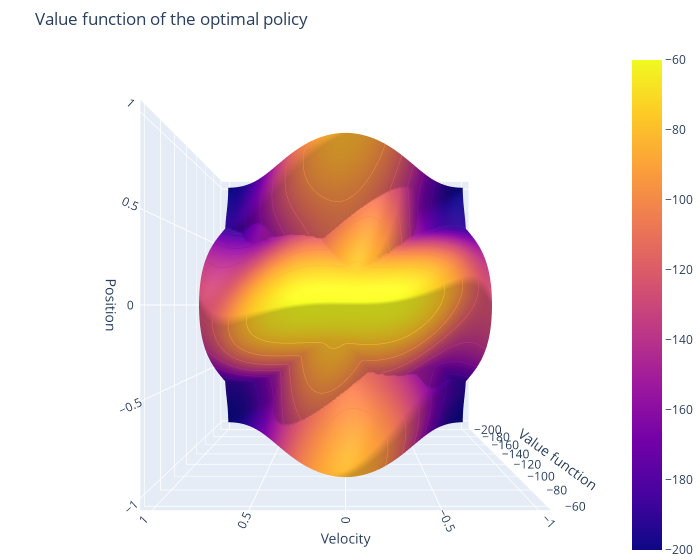

Write notebook code for a chart like this one.
### Code cell
# Load w and etas

f = open('weights.pkl', 'rb')
data = pkl.load(f)
w = data['W']
etas = data['N']
base, norms = pb2.fourier_basis(etas=etas)

X = np.linspace(-1, 1, 100)
Y = np.linspace(-1, 1, 100)
Z = pb2.vectorized_V(X, Y, w, base) 
Z = np.interp(Z, (Z.min(), Z.max()), (-200, -60))
config = {
  'toImageButtonOptions': {
    'format': 'png', # one of png, svg, jpeg, webp
    'filename': 'global_value_function',
    'height': 500,
    'width': 700,
    'scale':6 # Multiply title/legend/axis/canvas sizes by this factor
  }
}

z = Z
x, y = X, Y
fig = go.Figure(data=[go.Surface(z=z, x=x, y=y)])

fig.update_layout(scene = dict(
                    xaxis_title='Position',
                    yaxis_title='Velocity',
                    zaxis_title='Value function'),
                    title='Value function of the optimal policy',
                    width=700,
                    margin=dict(pad=150, t=50, b=0),
                    yaxis=dict(
                    titlefont=dict(size=50)),
                    scene_camera=dict(eye=dict(x=0., y=0., z=2)
                    ))

fig.update_traces(contours_z=dict(show=True, usecolormap=True,
                highlightcolor="limegreen", project_z=False))
fig.show(config=config)

### Figure 1 — Plotly figure (JSON) as saved in the notebook; plotly's stock layout.template omitted (floating-point values rounded to 4 significant figures; data arrays with more than 128 entries replaced by an {"elided": "..."} marker saying what was removed)
{"data": [{"contours": {"z": {"highlightcolor": "limegreen", "project": {"z": false}, "show": true, "usecolormap": true}}, "type": "surface", "x": [-1, -0.9798, -0.9596, -0.9394, -0.9192, -0.899, -0.8788, -0.8586, -0.8384, -0.8182, -0.798, -0.7778, -0.7576, -0.7374, -0.7172, -0.697, -0.6768, -0.6566, -0.6364, -0.6162, -0.596, -0.5758, -0.5556, -0.5354, -0.5152, -0.4949, -0.4747, -0.4545, -0.4343, -0.4141, -0.3939, -0.3737, -0.3535, -0.3333, -0.3131, -0.2929, -0.2727, -0.2525, -0.2323, -0.2121, -0.1919, -0.1717, -0.1515, -0.1313, -0.1111, -0.09091, -0.07071, -0.05051, -0.0303, -0.0101, 0.0101, 0.0303, 0.05051, 0.07071, 0.09091, 0.1111, 0.1313, 0.1515, 0.1717, 0.1919, 0.2121, 0.2323, 0.2525, 0.2727, 0.2929, 0.3131, 0.3333, 0.3535, 0.3737, 0.3939, 0.4141, 0.4343, 0.4545, 0.4747, 0.4949, 0.5152, 0.5354, 0.5556, 0.5758, 0.596, 0.6162, 0.6364, 0.6566, 0.6768, 0.697, 0.7172, 0.7374, 0.7576, 0.7778, 0.798, 0.8182, 0.8384, 0.8586, 0.8788, 0.899, 0.9192, 0.9394, 0.9596, 0.9798, 1], "y": [-1, -0.9798, -0.9596, -0.9394, -0.9192, -0.899, -0.8788, -0.8586, -0.8384, -0.8182, -0.798, -0.7778, -0.7576, -0.7374, -0.7172, -0.697, -0.6768, -0.6566, -0.6364, -0.6162, -0.596, -0.5758, -0.5556, -0.5354, -0.5152, -0.4949, -0.4747, -0.4545, -0.4343, -0.4141, -0.3939, -0.3737, -0.3535, -0.3333, -0.3131, -0.2929, -0.2727, -0.2525, -0.2323, -0.2121, -0.1919, -0.1717, -0.1515, -0.1313, -0.1111, -0.09091, -0.07071, -0.05051, -0.0303, -0.0101, 0.0101, 0.0303, 0.05051, 0.07071, 0.09091, 0.1111, 0.1313, 0.1515, 0.1717, 0.1919, 0.2121, 0.2323, 0.2525, 0.2727, 0.2929, 0.3131, 0.3333, 0.3535, 0.3737, 0.3939, 0.4141, 0.4343, 0.4545, 0.4747, 0.4949, 0.5152, 0.5354, 0.5556, 0.5758, 0.596, 0.6162, 0.6364, 0.6566, 0.6768, 0.697, 0.7172, 0.7374, 0.7576, 0.7778, 0.798, 0.8182, 0.8384, 0.8586, 0.8788, 0.899, 0.9192, 0.9394, 0.9596, 0.9798, 1], "z": {"elided": "100x100 float values"}}], "layout": {"margin": {"b": 0, "pad": 150, "t": 50}, "scene": {"camera": {"eye": {"x": 0, "y": 0, "z": 2}}, "xaxis": {"title": {"text": "Position"}}, "yaxis": {"title": {"text": "Velocity"}}, "zaxis": {"title": {"text": "Value function"}}}, "title": {"text": "Value function of the optimal policy"}, "width": 700, "yaxis": {"title": {"font": {"size": 50}}}}}
